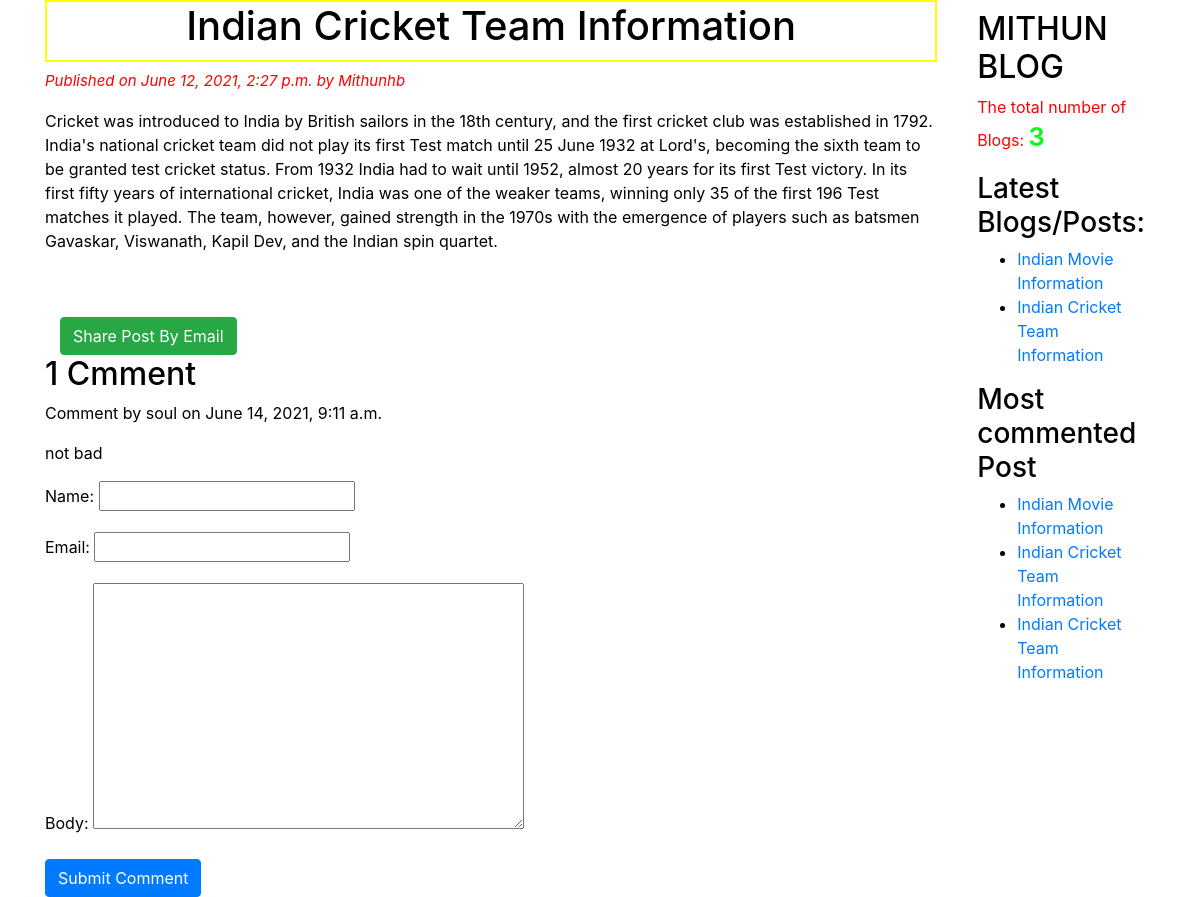
Screenshot of /2021/06/12/indian-cricket-team-information/ with the database file from the repository.
### blogapp/models.py (models this page shows, shortened)
class Post(models.Model):
    STATUS_CHOICES = (('draft', 'Draft'),('published', 'Published'))
    title = models.CharField(max_length=50)
    slug = models.SlugField(max_length=50, unique_for_date='publish')
    author =  models.ForeignKey(User, related_name='blog_posts', on_delete=models.CASCADE)
    body = models.TextField()
    publish = models.DateTimeField(default=timezone.now)
    created = models.DateTimeField(auto_now_add=True)
    updated = models.DateTimeField(auto_now=True)
    status = models.CharField(max_length=50, choices=STATUS_CHOICES, default='draft')
    objects = CustomManager()
    tags = TaggableManager()
    class Meta:
       ordering = ('-publish',)
    def get_absolute_url(self):
        return reverse("post_detail", args=[self.publish.year, self.publish.strftime('%m'), self.publish.strftime('%d'), self.slug])

class Comment(models.Model):
    post = models.ForeignKey(Post, related_name='comments', on_delete=models.CASCADE)
    name = models.CharField( max_length=50)
    email = models.EmailField()
    body = models.TextField()
    created = models.DateTimeField(auto_now_add=True)
    updated = models.DateTimeField(auto_now=True)
    active = models.BooleanField(default=True)
    class Meta:
       ordering = ('-created',)

### blogapp/views.py (the view)
# urls.py: re_path(r'^(?P<year>\d{4})/(?P<month>\d{2})/(?P<day>\d{2})/(?P<post>[-\w]+)/$',views.post_detail_view, name='post_detail'),
def post_detail_view(request,year,month,day,post):
    post = get_object_or_404(Post, slug=post, status="published")
    comments = post.comments.filter(active=True)
    csubmit = False
    if request.method == "POST":
        form = CommentForm(request.POST)
        if form.is_valid():
            new_comment = form.save(commit=False)
            new_comment.post = post
            new_comment.save()
            csubmit = True
    else:
        form = CommentForm()
    my_dict ={'post':post, 'form':form, 'csubmit':csubmit, 'comments':comments}
    return render(request=request, template_name='blogapp/post_detail.html', context=my_dict)

### blogapp/forms.py
class CommentForm(forms.ModelForm):
    class  Meta:
        model = Comment
        fields = ('name', 'email', 'body')

### blogapp/models.py (called while the page is built)
    def get_queryset(self):
        return super().get_queryset().filter(status="published")

### blogapp/templatetags/blog_tags.py (called while the page is built)
@register.simple_tag(name="my_tag")
def total_posts():
    return Post.objects.count()

@register.inclusion_tag('blogapp/latest_posts.html')
def show_latest_posts():
    latest_posts = Post.objects.order_by('-publish')[:2]
    return {'latest_posts': latest_posts}

@register.simple_tag()
def get_most_commented_post(count=3):
    return Post.objects.annotate(total_comments=Count('comments')).order_by('-total_comments')[:count]

### templates/blogapp/post_detail.html (shortened to what this page needs)
{% extends "blogapp/base.html" %}
{% block content_block %}
<h1>{{ post.title }}</h1>
<p class="p1">Published on {{ post.publish }} by {{ post.author|title }}</p>{{ post.body|linebreaks}}
<br><br>
<div class="container" align="center">
    <a href="/{{ post.id }}/share" class="btn btn-success">Share Post By Email </a>
</div>
{% with comments.count as comments_count %}
    <h2>{{ comments_count }} Cmment {{ comments_count|pluralize }}</h2>
{% endwith %}
{% if comments %}
    {% for comment in comments %}
        <p id="ch"> Comment {{ forloop.conter }} by {{ comment.name }} on {{ comment.created }}</p>
        <div class="cb">
            {{ comment.body|linebreaks }}
        </div>
    {% endfor %}
{% else %}
    <p>There are no comments Yet!!!!</p>
{% endif %}
{% if csubmit %}
    <h2>Your comment added successfully</h2>
{% else %}
    <form method="POST">
        {{ form.as_p }} {% csrf_token %}
        <input type="submit" value="Submit Comment" class="btn btn-primary">
    </form>
{% endif %}
{% endblock content_block %}

### templates/blogapp/base.html (shortened to what this page needs)
<!DOCTYPE html>
{% load static %}
{% load blog_tags %}
<html lang="en">
<head>
    <link rel="stylesheet" type="text/css" href="{% static 'blogapp/css/blog.css' %}">
    <link rel="stylesheet" href="https://cdn.jsdelivr.net/npm/bootstrap@4.6.0/dist/css/bootstrap.min.css">
</head>
<body class="b1">
    <div class="container">
        <div class="content">
            {% block content_block %} {% endblock content_block %}
        </div>
        <div class="sidebar">
            <h2>MITHUN BLOG</h2>
            <p class="tnb">The total number of Blogs: <span id="pcount">{% my_tag %}</span></p>
            <h3>Latest Blogs/Posts: </h3> {% show_latest_posts %}
            <h3>Most commented Post</h3>
            {% get_most_commented_post as m_c_p%}
            <ul>
                {% for post in m_c_p %}
                <li><a href="{{ post.get_absolute_url }}">{{ post.title }}</a></li>
                {% endfor %}
            </ul>
        </div>
    </div>
</body>
</html>

### templates/blogapp/latest_posts.html
<ul>
    {% for post in latest_posts %}
    <li><a href="{{ post.get_absolute_url }}">{{ post.title }}</a></li>
    {% endfor %}
</ul>

### static/blogapp/css/blog.css (style rules this page uses)
.b1 { color: black; background-color: white; }
.container { display: flex; gap: 30px; }
.tnb { color: rgb(255, 0, 0); }
.sidebar { width: 50%; padding: 10px; background-color: white; top: 50px; }
h1 { text-align: center; border: 2px solid yellow; padding-bottom: 10px; }
.p1 { color: rgb(255, 0, 0); font-size: 15px; font-style: italic; }
#pcount { font-size: 25px; color: rgb(17, 245, 36); font-weight: bold; }

### rows the page displays
Post: title "Indian Cricket Team Information", publish "June 12, 2021, 2:27 p.m.", author "Mithunhb", body "Cricket was introduced to India by British sailors in the 18th century, and the first cricket club was established in 1792. India's national cricket team did not play its first Test match until 25 June 1932 at Lord's, becoming the sixth team to be granted test cricket status. From 1932 India had to wait until 1952, almost 20 years for its first Test victory. In its first fifty years of international cricket, India was one of the weaker teams, winning only 35 of the first 196 Test matches it played. The team, however, gained strength in the 1970s with the emergence of players such as batsmen Gavaskar, Viswanath, Kapil Dev, and the Indian spin quartet."
Comment: name "soul", created "June 14, 2021, 9:11 a.m.", body "not bad"
Post: title "Indian Movie Information"
Post: title "Indian Cricket Team Information"

### other values shown
{{ comments_count }} "1"
